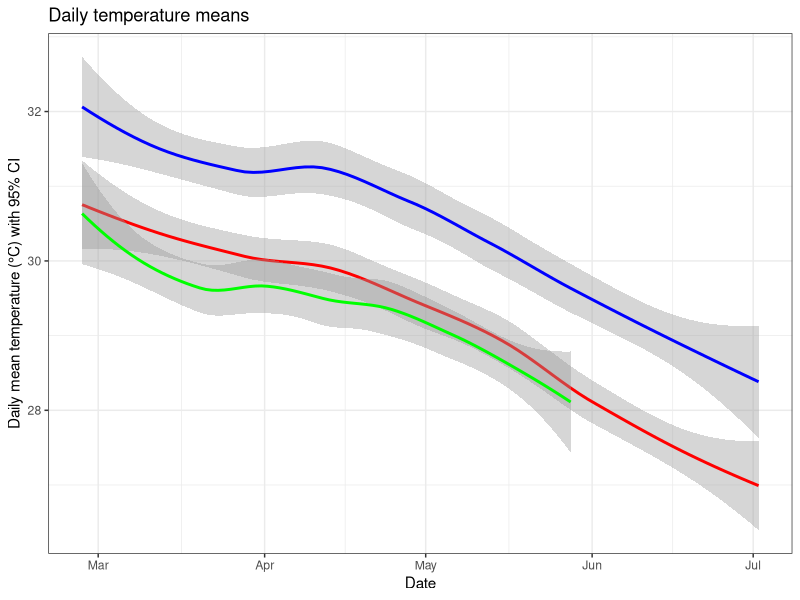
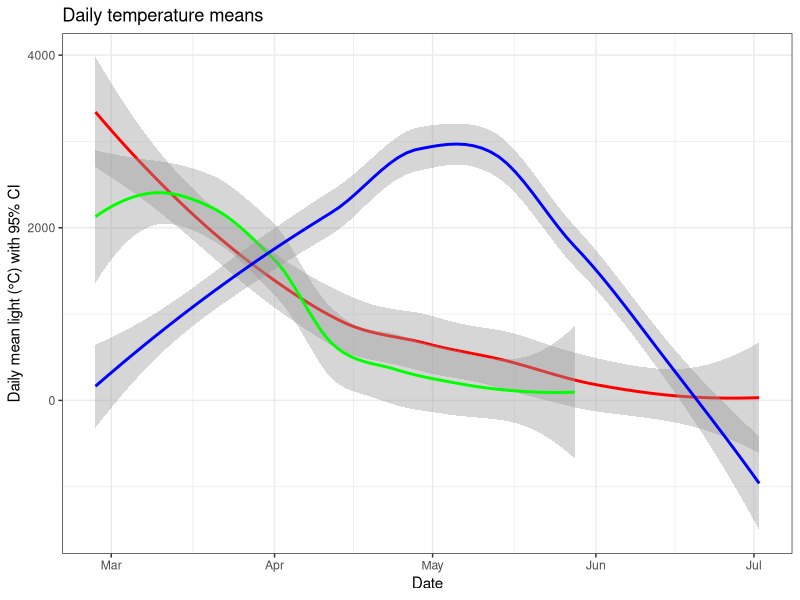

Generate these figures, in order, with R:
## ---- chunk 1
knitr::opts_chunk$set(echo = FALSE, warning = FALSE, message = FALSE, dev="cairo_pdf")

library(tidyverse)
library(cowplot)
library(ggplot2)
setwd("C:/Users/Sophi/Documents/GitHub/TanakekeProject/URUVS/Datasheets")

## ---- chunk 2

# From here: https://rpubs.com/cgb-grupstra/moorea-hobo-20190314
# STILL NEED TO FILTURE OUT THE TIME BEFORE INSTALLATION

# #Later make a loop that goes through each month and combines each month of the same logger. 
# #I THINK it will look something like this:
# 
# monthlogs <- c("02", "03")
# Loggernames <- c("D6", "L4", "E5")
# 
# set blank df for each loggername
# 
# foorloop Loggernames()
# forloopmonth logs(read in dataset with monthlog and loggername in it, rename column headers and clean *as below*, then stack all datasets of one logger on top of eachother and save that as a df)

# Read in logger info

D6_HOBO <- read.csv("HOBO/D6_HOBOMASTER.csv")
L4_HOBO <- read.csv("HOBO/L4_HOBOMASTER.csv")
E5_HOBO <- read.csv("HOBO/E5_HOBOMASTER.csv")

colnames(D6_HOBO) <- c("unique", "date", "temp", "light")
#D6_HOBO$date <- as.Date(D6_HOBO$date, format = "%m/%d/%Y HH:MM:SS")

colnames(L4_HOBO) <- c("unique", "date", "temp", "light")
#L4_HOBO$date <- as.Date(L4_HOBO$date, format = "%m/%d/%Y HH:MM:SS")

colnames(E5_HOBO) <- c("unique", "date", "temp", "light")
#E5_HOBO$date <- as.Date(L4_HOBO$date, format = "%m/%d/%Y HH:MM:SS")

# PLOT WITH ALL POINTS. TAKES TOO LONG TO RENDER  
# ggplot() +
#   geom_point(data=D6_HOBO,aes(x=date,
#     y=temp), size = 1, alpha = 1/10, color = "red") +
#   geom_point(data=L4_HOBO,aes(x=date,
#     y=temp), size = 1, alpha = 1/10, color = "green") +
#   geom_point(data=E5_HOBO,aes(x=date,
#     y=temp), size = 1, alpha = 1/10, color = "blue")
# 
# ggplot() +
#   geom_point(data=D6_HOBO,aes(x=date,
#     y=light), size = 1, alpha = 1/10, color = "red") +
#   geom_point(data=L4_HOBO,aes(x=date,
#     y=light), size = 1, alpha = 1/10, color = "green") +
#   geom_point(data=E5_HOBO,aes(x=date,
#     y=light), size = 1, alpha = 1/10, color = "blue")

#Readagain
  
## ---- chunk 3

D6_avg <- tidyr::separate(D6_HOBO, 'date',
                                    into = c('longdate', 'time'),
                                    sep= ' ') %>%
  tidyr::separate('longdate',
                  into = c('month', 'day', 'year'),
                  sep= '/',
                  remove = FALSE) %>% 
  select(-matches('^$')) %>%
  group_by(year, month, day, longdate) %>%
  summarise(meantemp = mean(temp),
            meanlight = mean(light))

D6_avg$month <- factor(D6_avg$month, levels=c("02", "03", "04", "05", "06", "07", "08", "09", "10", "11", "12", "01"))

L4_avg <- tidyr::separate(L4_HOBO, 'date',
                                    into = c('longdate', 'time'),
                                    sep= ' ') %>%
  tidyr::separate('longdate',
                  into = c('month', 'day', 'year'),
                  sep= '/',
                  remove = FALSE) %>% 
  select(-matches('^$')) %>%
  group_by(year, month, day, longdate) %>%
  summarise(meantemp = mean(temp),
            meanlight = mean(light))

L4_avg$month <- factor(L4_avg$month, levels=c("02", "03", "04", "05", "06", "07", "08", "09", "10", "11", "12", "01"))

E5_avg <- tidyr::separate(E5_HOBO, 'date',
                                    into = c('longdate', 'time'),
                                    sep= ' ') %>%
  tidyr::separate('longdate',
                  into = c('month', 'day', 'year'),
                  sep= '/',
                  remove = FALSE) %>% 
  select(-matches('^$')) %>%
  group_by(year, month, day, longdate) %>%
  summarise(meantemp = mean(temp),
            meanlight = mean(light))

E5_avg$month <- factor(E5_avg$month, levels=c("2", "3", "4", "5", "6", "7", "8", "9", "10", "11", "12", "1"))

ggplot() +
  geom_smooth(data = D6_avg, aes(x=as.Date(longdate, format= "%m / %d / %Y"), y=meantemp), colour="red") +
  geom_smooth(data = L4_avg, aes(x=as.Date(longdate, format= "%m / %d / %Y"), y=meantemp), colour="green") +
  geom_smooth(data = E5_avg, aes(x=as.Date(longdate, format= "%m / %d / %Y"), y=meantemp), colour="blue") +
    theme_bw()+
    labs(title= "Daily temperature means", y="Daily mean temperature (°C) with 95% CI", x="Date")

ggplot() +
  geom_smooth(data = D6_avg, aes(x=as.Date(longdate, format= "%m / %d / %Y"), y=meanlight), colour="red") +
  geom_smooth(data = L4_avg, aes(x=as.Date(longdate, format= "%m / %d / %Y"), y=meanlight), colour="green") +
  geom_smooth(data = E5_avg, aes(x=as.Date(longdate, format= "%m / %d / %Y"), y=meanlight), colour="blue") +
    theme_bw()+
    labs(title= "Daily temperature means", y="Daily mean light (°C) with 95% CI", x="Date")
